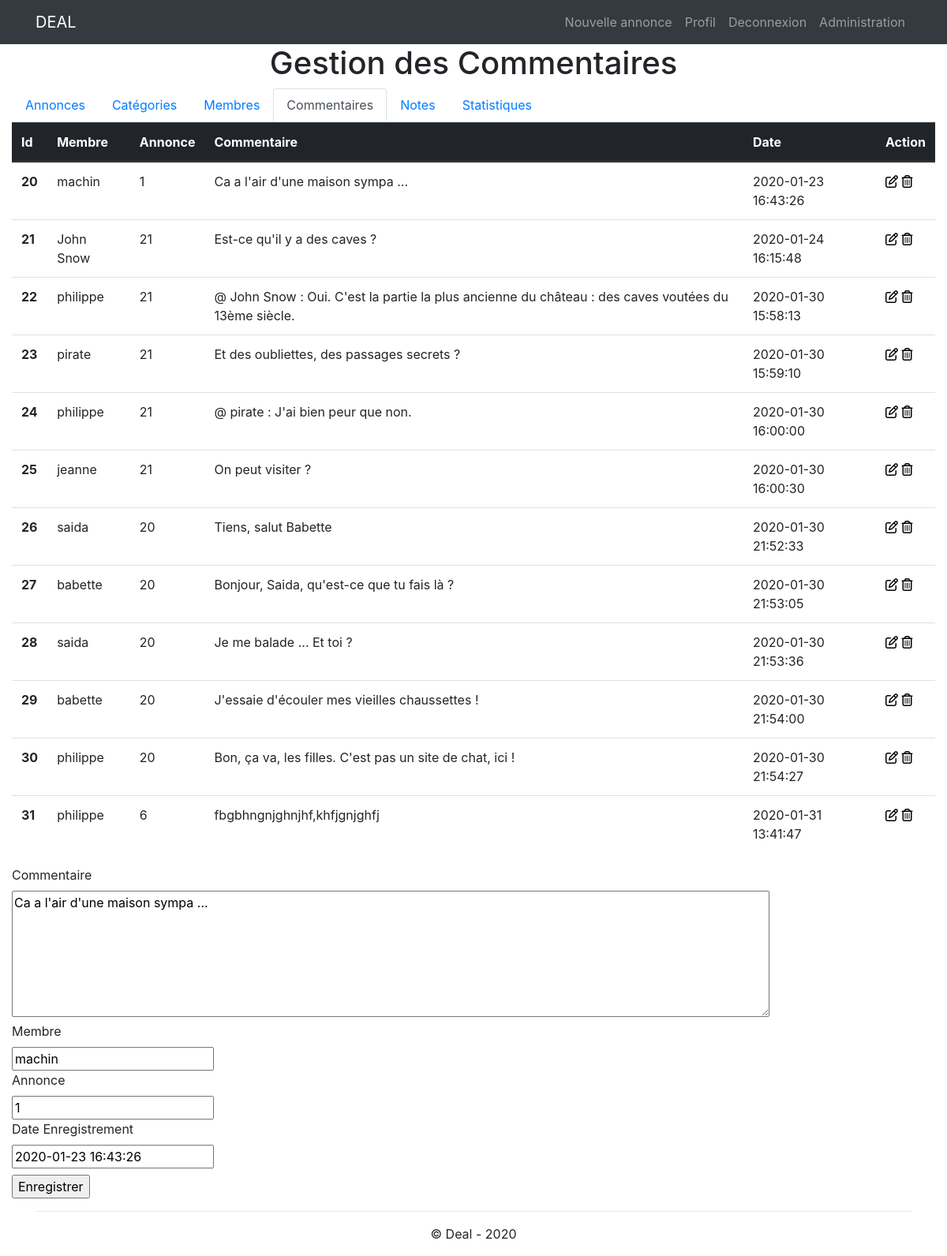
The page /admin/gestion_commentaires.php?modification=20 (signed in) on the database its author committed.
### tables this page shows
CREATE TABLE IF NOT EXISTS `commentaire` (
  `id` int(11) NOT NULL AUTO_INCREMENT,
  `commentaire` text NOT NULL,
  `membre_id` int(11) DEFAULT NULL,
  `annonce_id` int(11) NOT NULL,
  `date_enregistrement` datetime NOT NULL,
  PRIMARY KEY (`id`),
  KEY `annonce_id` (`annonce_id`),
  KEY `membre_id` (`membre_id`)
);

CREATE TABLE IF NOT EXISTS `membre` (
  `id` int(11) NOT NULL AUTO_INCREMENT,
  `pseudo` varchar(45) NOT NULL,
  `mdp` varchar(255) NOT NULL,
  `nom` varchar(45) NOT NULL,
  `prenom` varchar(45) NOT NULL,
  `telephone` varchar(45) NOT NULL,
  `email` varchar(45) NOT NULL,
  `civilite` enum('M.','Mme') NOT NULL,
  `role` enum('user','admin') NOT NULL,
  `date_enregistrement` datetime NOT NULL,
  PRIMARY KEY (`id`)
);

CREATE TABLE IF NOT EXISTS `annonce` (
  `id` int(11) NOT NULL AUTO_INCREMENT,
  `titre` varchar(255) NOT NULL,
  `description_courte` varchar(255) NOT NULL,
  `description_longue` text NOT NULL,
  `prix` float NOT NULL,
  `photo` varchar(255) NOT NULL,
  `pays` varchar(100) NOT NULL,
  `ville` varchar(100) NOT NULL,
  `adresse` text NOT NULL,
  `code_postal` char(5) NOT NULL,
  `membre_id` int(11) DEFAULT NULL,
  `categorie_id` int(11) NOT NULL,
  `date_enregistrement` datetime NOT NULL,
  PRIMARY KEY (`id`),
  KEY `membre_id` (`membre_id`),
  KEY `categorie_id` (`categorie_id`)
);

### inc/init.php (called while the page is built, shortened)
<?php
$pdo = new PDO( 'mysql:host=localhost;dbname=deal'
              , 'root'
              , ''
              , array ( PDO::ATTR_ERRMODE => PDO::ERRMODE_WARNING
              	      , PDO::MYSQL_ATTR_INIT_COMMAND => 'SET NAMES utf8'
              	      )
              );
$contenu = '';
require_once 'functions.php';

### admin/gestion_commentaires.php (the view, shortened to what this page needs)
<?php
require_once '../inc/init.php';
$afficherFormulaire = false;
if (isset ($_GET['suppression']))
	{
	$resultat = executerRequete ("DELETE FROM commentaire WHERE id = :id", array (':id' => $_GET['suppression']));
	if ($resultat->rowCount() == 1)
		$contenu .= '<div class="alert alert-success">Le commentaire a bien été supprimé.</div>';
	else
		$contenu .= '<div class="alert alert-danger">Erreur lors de la suppression du commentaire.</div>';
	}
else if (isset ($_GET['modification']))
	{
	$resultat = executerRequete ("SELECT c.id id, commentaire, m.pseudo pseudo, annonce_id annonce, c.date_enregistrement date_enregistrement
	                              FROM commentaire c, membre m
	                              WHERE c.id = :id AND m.id = membre_id", array (':id' => $_GET['modification']));
	if ($resultat->rowCount() == 1)
		{
		$afficherFormulaire = true;
		$commentaire_courant = $resultat->fetch (PDO::FETCH_ASSOC);
		}
	else
		$contenu .= '<div class="alert alert-danger">Erreur interne.</div>';
	}
$resultat = executerRequete ("SELECT c.id id, c.commentaire commentaire, m.pseudo pseudo, a.id annonce, c.date_enregistrement date_enregistrement
                              FROM commentaire c, membre m, annonce a
                              WHERE c.membre_id=m.id AND c.annonce_id=a.id");
$contenu .='<div class="table-responsive">';
$contenu .=   '<table class="table">';
$contenu .=      '<thead class="thead-dark">';
$contenu .=          '<tr>';
$contenu .=              '<th>Id</th>';
$contenu .=              '<th>Membre</th>';
$contenu .=              '<th>Annonce</th>';
$contenu .=              '<th>Commentaire</th>';
$contenu .=              '<th>Date</th>';
$contenu .=              '<th>Action</th>';
$contenu .=          '</tr>';
$contenu .=      '</thead>';
while ($ligne = $resultat->fetch(PDO::FETCH_ASSOC))
	{
	extract ($ligne);
	$contenu .= '<tr>';
	$contenu .=     '<th scope="row">' . $id . '</th>';
	$contenu .=     '<td>' . $pseudo . '</td>';
	$contenu .=     '<td>' . $annonce . '</td>';
	$contenu .=     '<td>' . $commentaire . '</td>';
	$contenu .=     '<td>' . $date_enregistrement . '</td>';
	$contenu .=     '<td>';
	$contenu .=         '<a href="?modification='.$ligne['id'].'#formulaire" class="liens-noirs">'.MODIFIER.'</a>'."\n";
	$contenu .=         '<a href="?suppression='.$ligne['id'].'" onclick="return confirm(\'Etes-vous certain de vouloir supprimer ce commentaire ?\')" class="liens-noirs">'.POUBELLE.'</a>';
	$contenu .=     '</td>';
	$contenu .= '</tr>';
	}
$contenu .=   '</table>';
$contenu .='</div>';
require_once '../inc/header.php';
echo $contenu;
if ($afficherFormulaire)
	{
	isset ($commentaire_courant) && extract ($commentaire_courant);
?>
	<form id="formulaire" method="post" action="gestion_commentaires.php" >
		<div>
			<div><label for="commentaire">Commentaire</label></div>
			<div><textarea style="width:80vw;height:20vh" type="text" name="commentaire" id="commentaire"><?php echo $commentaire ?></textarea>
		</div>
		<div>
			<div><label for="pseudo">Membre</label></div>
			<div><input type="text" name="pseudo" id="pseudo" value="<?php echo $pseudo??'' ?>"></div>
		</div>
		<div>
			<div><label for="mots_cles">Annonce</label></div>
			<div><input type="text" name="annonce" id="annonce" value="<?php echo $annonce??'' ?>"></div>
		</div>
		<div>
			<div><label for="mots_cles">Date Enregistrement</label></div>
			<div><input type="text" name="date_enregistrement" id="date_enregistrement" value="<?php echo $date_enregistrement??'' ?>"></div>
		</div>
		<div class="mt-2"><input type="submit" value="Enregistrer"></div>
	</form>
<?php
	}
require_once '../inc/footer.php';

### css/style.css (style rules this page uses)
.liens-noirs,.liens-noirs:link,.liens_noirs:visited,.liens_noirs:hover,.liens_noirs:active { color:black; }

### rows shown on the page
commentaire: id "20", membre.pseudo "machin", annonce "1", commentaire "Ca a l'air d'une maison sympa ...", date_enregistrement "2020-01-23 16:43:26"
commentaire: id "21", membre.pseudo "John Snow", annonce "21", commentaire "Est-ce qu'il y a des caves ?", date_enregistrement "2020-01-24 16:15:48"
commentaire: id "22", membre.pseudo "philippe", annonce "21", commentaire "@ John Snow : Oui. C'est la partie la plus ancienne du château : des caves voutées du 13ème siècle.", date_enregistrement "2020-01-30 15:58:13"
commentaire: id "23", membre.pseudo "pirate", annonce "21", commentaire "Et des oubliettes, des passages secrets ?", date_enregistrement "2020-01-30 15:59:10"
commentaire: id "24", membre.pseudo "philippe", annonce "21", commentaire "@ pirate : J'ai bien peur que non.", date_enregistrement "2020-01-30 16:00:00"
commentaire: id "25", membre.pseudo "jeanne", annonce "21", commentaire "On peut visiter ?", date_enregistrement "2020-01-30 16:00:30"
commentaire: id "26", membre.pseudo "saida", annonce "20", commentaire "Tiens, salut Babette", date_enregistrement "2020-01-30 21:52:33"
commentaire: id "27", membre.pseudo "babette", annonce "20", commentaire "Bonjour, Saida, qu'est-ce que tu fais là ?", date_enregistrement "2020-01-30 21:53:05"
commentaire: id "28", membre.pseudo "saida", annonce "20", commentaire "Je me balade ... Et toi ?", date_enregistrement "2020-01-30 21:53:36"
commentaire: id "29", membre.pseudo "babette", annonce "20", commentaire "J'essaie d'écouler mes vieilles chaussettes !", date_enregistrement "2020-01-30 21:54:00"
commentaire: id "30", membre.pseudo "philippe", annonce "20", commentaire "Bon, ça va, les filles. C'est pas un site de chat, ici !", date_enregistrement "2020-01-30 21:54:27"
commentaire: id "31", membre.pseudo "philippe", annonce "6", commentaire "fbgbhngnjghnjhf,khfjgnjghfj", date_enregistrement "2020-01-31 13:41:47"
membre: pseudo "machin"
annonce: annonce "1"

### other values the page prints
$titre "Commentaires"
